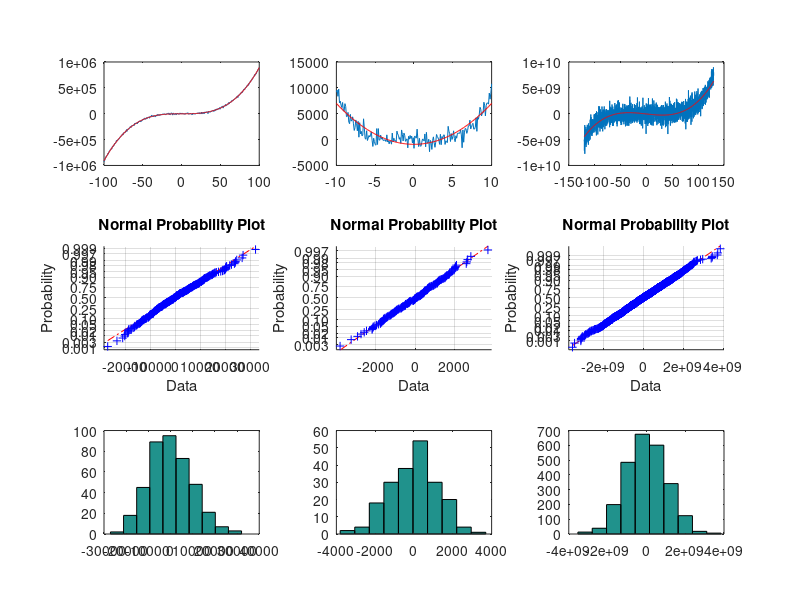

Write MATLAB code to recreate this figure.
clf
clear
load poly.mat

c1 = [ones(length(x1), 1) x1 x1.^2 x1.^3, x1.^4]
r1 = regress(y1, c1);
a1 = c1*r1;
subplot(331);
plot(x1, y1, x1, a1, 'r');

c2 = [ones(length(x2), 1) x2 x2.^2]
r2 = regress(y2, c2);
a2 = c2*r2;
subplot(332);
plot(x2, y2, x2, a2, 'r');

c3 = [ones(length(x3), 1) x3 x3.^2 x3.^3]
r3 = regress(y3, c3);
a3 = c3*r3;
subplot(333);
plot(x3, y3, x3, a3, 'r');

res1 = a1 - y1;
subplot(334), normplot(res1);
subplot(337), hist(res1);

res2 = a2 - y2;
subplot(335), normplot(res2);
subplot(338), hist(res2);

res3 = a3 - y3;
subplot(336), normplot(res3);
subplot(339), hist(res3);

return
